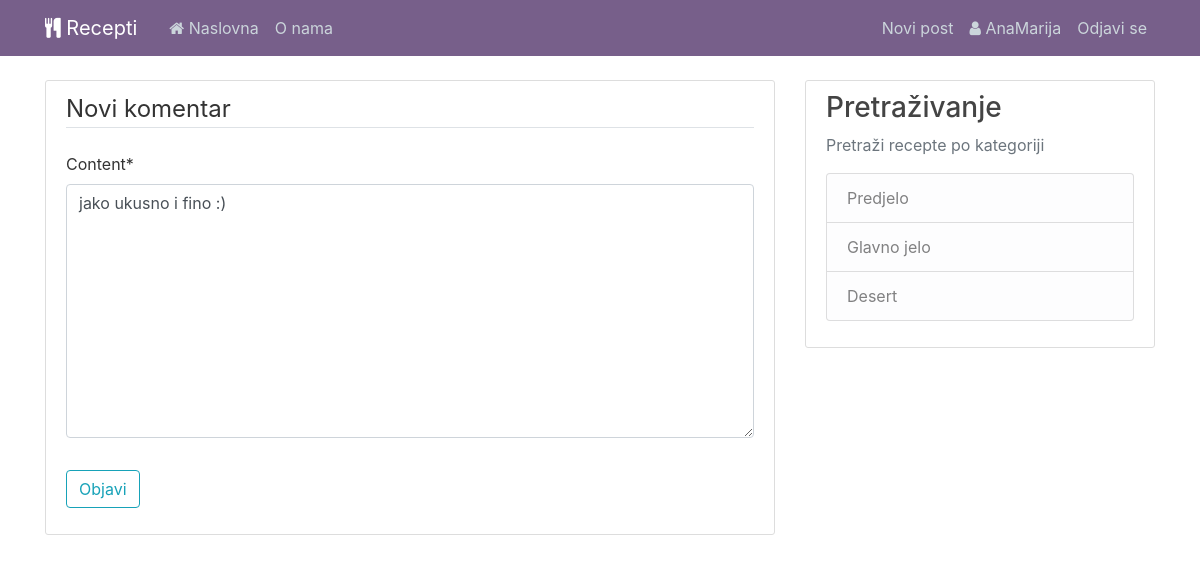
Page /post/comment/2/update (signed in) on the earlier database version.
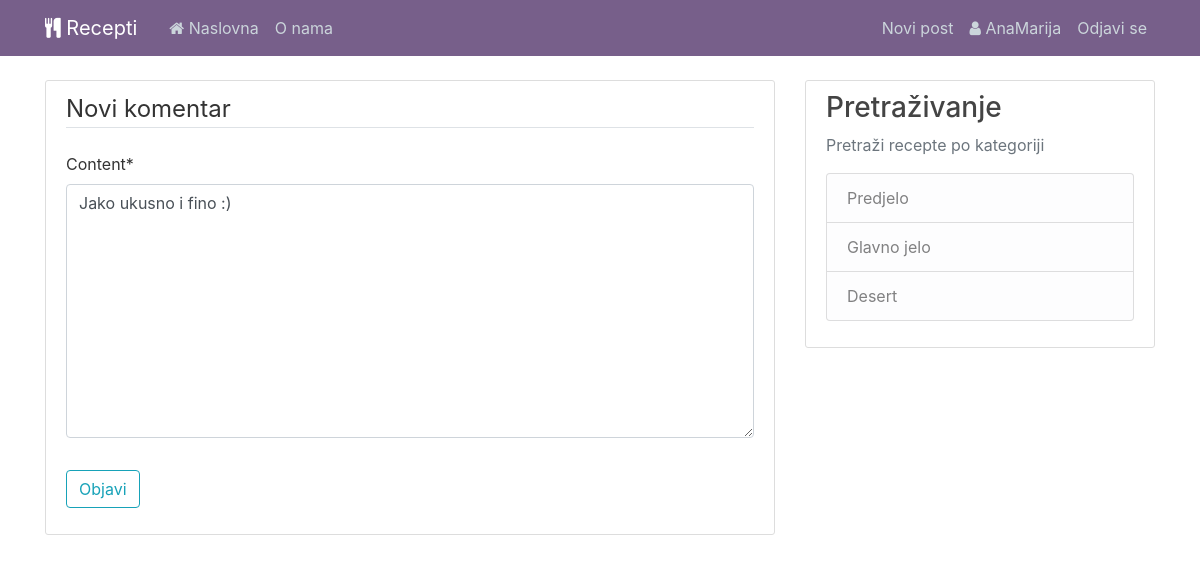
Same page on the later database version.
### recepti/models.py (models this page shows, shortened)
class Comment(models.Model):
    post = models.ForeignKey(Post, related_name='comments', on_delete=models.CASCADE)
    user = models.ForeignKey(User, on_delete=models.CASCADE)
    content = models.TextField()
    created = models.DateTimeField(auto_now_add=True)
    approved = models.BooleanField(default=False)
    class Meta:
        ordering = ['created']
    def approved(self):
        self.approved = True
        self.save()

### recepti/views.py (the view, shortened to what this page needs)
# urls.py: path('post/comment/<int:pk>/update', CommentUpdateView.as_view(), name='post-comment-update'),
class CommentUpdateView(LoginRequiredMixin, UserPassesTestMixin, UpdateView):
    model = Comment
    fields = ['content']
    def test_func(self):
        comment = self.get_object()
        if self.request.user == comment.user:
            return True
        return False

### recepti/templates/recepti/comment_form.html (shortened to what this page needs)
{% extends "recepti/base.html" %}
{% load crispy_forms_tags %}
{% block content %}
<div class="content-section">
    <form method="POST">
        <fieldset class="form-group">
            <legend class="border-bottom mb-4">Novi komentar</legend>
            {{ form|crispy }}
        </fieldset>
        <div class="form-group">
            <button class="btn btn-outline-info" type="submit">Objavi</button>
        </div>
    </form>
</div>
{% endblock content %}

Differences in the rows shown:
changed Comment: content "jako ukusno i fino :)" → "Jako ukusno i fino :)"
